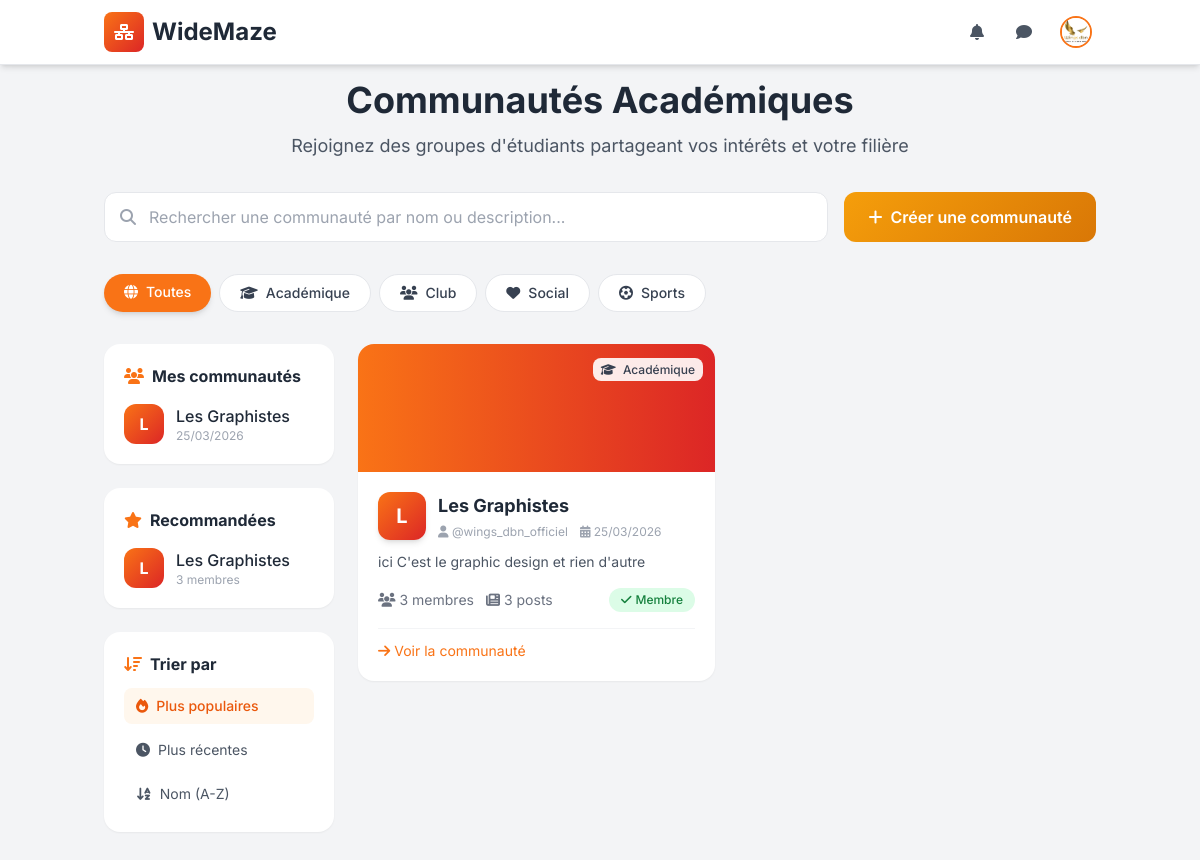
Screenshot of /communautes.php (signed in) with the database file from the repository.
### tables this page shows
CREATE TABLE IF NOT EXISTS `communautes` (
  `id_communaute` int UNSIGNED NOT NULL AUTO_INCREMENT,
  `nom` varchar(100) NOT NULL,
  `description` text,
  `image_couverture` varchar(255) DEFAULT NULL,
  `categorie` enum('Academic','Club','Social','Sports','Arts','Tech','Career') DEFAULT 'Academic',
  `id_createur` int UNSIGNED NOT NULL,
  `is_active` tinyint(1) DEFAULT '1',
  `date_creation` datetime DEFAULT CURRENT_TIMESTAMP,
  `created_at` timestamp NULL DEFAULT CURRENT_TIMESTAMP,
  `updated_at` timestamp NULL DEFAULT CURRENT_TIMESTAMP ON UPDATE CURRENT_TIMESTAMP,
  PRIMARY KEY (`id_communaute`),
  KEY `idx_categorie` (`categorie`),
  KEY `id_createur` (`id_createur`),
  KEY `idx_active` (`is_active`)
);

CREATE TABLE IF NOT EXISTS `utilisateurs` (
  `id` int UNSIGNED NOT NULL AUTO_INCREMENT,
  `surnom` varchar(30) NOT NULL,
  `email` varchar(100) NOT NULL,
  `motdepasse` varchar(255) NOT NULL,
  `prenom` varchar(20) NOT NULL,
  `nom` varchar(20) NOT NULL,
  `avatar` varchar(255) DEFAULT 'default-avatar.png',
  `cover_image` varchar(255) DEFAULT NULL,
  `bio` text,
  `posts_count` int DEFAULT '0',
  `friends_count` int DEFAULT '0',
  `universite` varchar(100) DEFAULT NULL,
  `faculte` varchar(100) DEFAULT NULL,
  `niveau_etude` varchar(50) DEFAULT NULL,
  `profession` varchar(50) DEFAULT 'Etudiant',
  `nationalite` varchar(50) DEFAULT NULL,
  `telephone` varchar(20) DEFAULT NULL,
  `datedenaissance` date DEFAULT NULL,
  `sexe` enum('Masculin','Feminin','Autre') DEFAULT 'Masculin',
  `role` enum('etudiant','professeur','admin') DEFAULT 'etudiant',
  `status` enum('Online','Offline','Away') DEFAULT 'Offline',
  `is_active` tinyint(1) DEFAULT '1',
  `is_verified` tinyint(1) DEFAULT '0',
  `failed_login_attempts` int UNSIGNED DEFAULT '0',
  `locked_until` datetime DEFAULT NULL,
  `remember_token` varchar(64) DEFAULT NULL,
  `remember_expires` datetime DEFAULT NULL,
  `last_ip` varchar(45) DEFAULT NULL,
  `last_activity` datetime DEFAULT NULL,
  `dateinscription` datetime DEFAULT CURRENT_TIMESTAMP,
  `dateconnexion` datetime DEFAULT NULL,
  `two_factor_secret` varchar(255) DEFAULT NULL,
  `created_at` timestamp NULL DEFAULT CURRENT_TIMESTAMP,
  `updated_at` timestamp NULL DEFAULT CURRENT_TIMESTAMP ON UPDATE CURRENT_TIMESTAMP,
  PRIMARY KEY (`id`),
  UNIQUE KEY `email` (`email`),
  UNIQUE KEY `surnom` (`surnom`),
  KEY `idx_email` (`email`),
  KEY `idx_role` (`role`),
  KEY `idx_universite` (`universite`),
  KEY `idx_nationalite` (`nationalite`),
  KEY `idx_status` (`status`),
  KEY `idx_is_active` (`is_active`)
);

### communautes.php (the view, shortened to what the rows shown need)
<?php
require_once 'config.php';
$userId = $_SESSION['user_id'];
$page = max(1, intval($_GET['page'] ?? 1));
$limit = 12;
$offset = ($page - 1) * $limit;
$sort = $_GET['sort'] ?? 'popular';
$search = trim($_GET['search'] ?? '');
$communities = [];
try {
    $sql = "
        SELECT c.*, u.surnom as creator_name, u.avatar as creator_avatar,
               (SELECT COUNT(*) FROM communaute_membres WHERE id_communaute = c.id_communaute) as member_count,
               (SELECT COUNT(*) FROM posts WHERE id_communaute = c.id_communaute) as posts_count,
               (SELECT EXISTS(SELECT 1 FROM communaute_membres WHERE id_communaute = c.id_communaute AND id_utilisateur = ?)) as is_member,
               (SELECT created_at FROM communaute_membres WHERE id_communaute = c.id_communaute AND id_utilisateur = ?) as joined_at
        FROM communautes c
        JOIN utilisateurs u ON c.id_createur = u.id
        WHERE c.is_active = 1
    ";
    $params = [$userId, $userId];
    switch ($sort) {
        case 'popular':
        default:
            $sql .= " ORDER BY member_count DESC";
            break;
    }
    $sql .= " LIMIT ? OFFSET ?";
    $params[] = $limit;
    $params[] = $offset;
    $stmt = $pdo->prepare($sql);
    $stmt->execute($params);
    $communities = $stmt->fetchAll();
} catch (PDOException $e) {
    error_log("Erreur récupération communautés: " . $e->getMessage());
}
$recommendedCommunities = [];
try {
    $stmt = $pdo->prepare("
        SELECT c.*, u.surnom as creator_name,
               (SELECT COUNT(*) FROM communaute_membres WHERE id_communaute = c.id_communaute) as member_count,
               EXISTS(SELECT 1 FROM communaute_membres WHERE id_communaute = c.id_communaute AND id_utilisateur = ?) as is_member
        FROM communautes c
        JOIN utilisateurs u ON c.id_createur = u.id
        WHERE c.is_active = 1
        ORDER BY member_count DESC
        LIMIT 5
    ");
    $stmt->execute([$userId]);
    $recommendedCommunities = $stmt->fetchAll();
} catch (PDOException $e) {
    error_log("Erreur recommandations: " . $e->getMessage());
}
$myCommunities = [];
try {
    $stmt = $pdo->prepare("
        SELECT c.*, u.surnom as creator_name,
               (SELECT COUNT(*) FROM communaute_membres WHERE id_communaute = c.id_communaute) as member_count,
               cm.created_at as joined_at
        FROM communaute_membres cm
        JOIN communautes c ON cm.id_communaute = c.id_communaute
        JOIN utilisateurs u ON c.id_createur = u.id
        WHERE cm.id_utilisateur = ? AND c.is_active = 1
        ORDER BY cm.created_at DESC
        LIMIT 5
    ");
    $stmt->execute([$userId]);
    $myCommunities = $stmt->fetchAll();
} catch (PDOException $e) {
    error_log("Erreur mes communautés: " . $e->getMessage());
}
$categories = [
    'all' => ['name' => 'Toutes', 'icon' => 'globe', 'color' => 'gray'],
    'Academic' => ['name' => 'Académique', 'icon' => 'graduation-cap', 'color' => 'blue'],
    'Club' => ['name' => 'Club', 'icon' => 'users', 'color' => 'green'],
    'Social' => ['name' => 'Social', 'icon' => 'heart', 'color' => 'pink'],
    'Sports' => ['name' => 'Sports', 'icon' => 'futbol', 'color' => 'orange']
];
?>
<!DOCTYPE html>
<html lang="fr">
<head>
    <script src="https://cdn.tailwindcss.com"></script>
    <link rel="stylesheet" href="https://cdnjs.cloudflare.com/ajax/libs/font-awesome/6.4.0/css/all.min.css">
</head>
<body class="bg-gray-100">
    <div class="container mx-auto pt-20 pb-8 px-4">
        <div class="text-center mb-8">
            <h1 class="text-4xl font-bold text-gray-800 mb-3">Communautés Académiques</h1>
        </div>
        <div class="grid lg:grid-cols-4 gap-6">
            <div class="lg:col-span-1 space-y-6">
                <?php if (!empty($myCommunities)): ?>
                <div class="bg-white rounded-2xl shadow-sm p-5">
                    <div class="space-y-3">
                        <?php foreach ($myCommunities as $community): ?>
                        <div class="flex items-center gap-3">
                            <div class="w-10 h-10 bg-gradient-to-br from-orange-500 to-red-600 rounded-xl flex items-center justify-center text-white font-bold">
                                <?= strtoupper(substr($community['nom'], 0, 1)) ?>
                            </div>
                            <div class="flex-1 min-w-0">
                                <a href="communaute.php?id=<?= $community['id_communaute'] ?>" class="font-medium text-gray-800 hover:text-orange-500 truncate block">
                                    <?= htmlspecialchars($community['nom']) ?>
                                </a>
                                <p class="text-xs text-gray-400"><?= date('d/m/Y', strtotime($community['joined_at'])) ?></p>
                            </div>
                        </div>
                        <?php endforeach; ?>
                    </div>
                </div>
                <?php endif; ?>
                <div class="bg-white rounded-2xl shadow-sm p-5">
                    <div class="space-y-3">
                        <?php foreach ($recommendedCommunities as $community): ?>
                        <div class="flex items-center gap-3">
                            <div class="w-10 h-10 bg-gradient-to-br from-orange-500 to-red-600 rounded-xl flex items-center justify-center text-white font-bold">
                                <?= strtoupper(substr($community['nom'], 0, 1)) ?>
                            </div>
                            <div class="flex-1 min-w-0">
                                <a href="communaute.php?id=<?= $community['id_communaute'] ?>" class="font-medium text-gray-800 hover:text-orange-500 truncate block">
                                    <?= htmlspecialchars($community['nom']) ?>
                                </a>
                                <p class="text-xs text-gray-400"><?= number_format($community['member_count']) ?> membres</p>
                            </div>
                        </div>
                        <?php endforeach; ?>
                    </div>
                </div>
            </div>
            <div class="lg:col-span-3">
                <?php if (empty($communities)): ?>
                <div class="bg-white rounded-2xl shadow-sm p-12 text-center">
                    <div class="w-24 h-24 bg-gray-100 rounded-full flex items-center justify-center mx-auto mb-4">
                        <i class="fas fa-users-slash text-4xl text-gray-300"></i>
                    </div>
                    <h3 class="text-xl font-bold text-gray-700 mb-2">Aucune communauté trouvée</h3>
                    <p class="text-gray-500 mb-6"><?= !empty($search) ? "Aucune communauté ne correspond à \"$search\"" : "Aucune communauté n'a encore été créée" ?></p>
                    <button onclick="openCreateModal()" class="bg-orange-500 text-white px-6 py-2 rounded-xl hover:bg-orange-600 transition-colors">
                        <i class="fas fa-plus mr-2"></i>Créer la première communauté
                    </button>
                </div>
                <?php else: ?>
                <div class="grid md:grid-cols-2 gap-6">
                    <?php foreach ($communities as $community): ?>
                    <div class="community-card bg-white rounded-2xl shadow-sm overflow-hidden hover:shadow-xl transition-all animate-fade-in">
                        <div class="h-32 bg-gradient-to-r from-orange-500 to-red-600 relative">
                            <div class="absolute top-3 right-3">
                                <span class="px-2 py-1 bg-white/90 backdrop-blur-sm rounded-lg text-xs font-medium text-gray-700">
                                    <i class="fas fa-<?= $categories[$community['categorie']]['icon'] ?? 'tag' ?> mr-1"></i>
                                    <?= $categories[$community['categorie']]['name'] ?? $community['categorie'] ?>
                                </span>
                            </div>
                        </div>
                        <div class="p-5">
                            <div class="flex items-start gap-3 mb-3">
                                <div class="w-12 h-12 bg-gradient-to-br from-orange-500 to-red-600 rounded-xl flex items-center justify-center text-white text-xl font-bold shadow-md flex-shrink-0">
                                    <?= strtoupper(substr($community['nom'], 0, 1)) ?>
                                </div>
                                <div class="flex-1 min-w-0">
                                    <a href="communaute.php?id=<?= $community['id_communaute'] ?>"
                                       class="text-lg font-bold text-gray-800 hover:text-orange-500 transition-colors truncate block">
                                        <?= htmlspecialchars($community['nom']) ?>
                                    </a>
                                    <div class="flex items-center gap-3 text-xs text-gray-400 mt-1">
                                        <span><i class="fas fa-user"></i> @<?= htmlspecialchars($community['creator_name']) ?></span>
                                        <span><i class="fas fa-calendar-alt"></i> <?= date('d/m/Y', strtotime($community['date_creation'])) ?></span>
                                    </div>
                                </div>
                            </div>
                            <p class="text-gray-600 text-sm mb-4 line-clamp-2">
                                <?= htmlspecialchars($community['description'] ?? 'Aucune description') ?>
                            </p>
                            <div class="flex items-center justify-between mb-4">
                                <div class="flex items-center gap-3 text-sm">
                                    <span class="flex items-center gap-1 text-gray-500">
                                        <i class="fas fa-users"></i>
                                        <?= number_format($community['member_count']) ?> membres
                                    </span>
                                    <span class="flex items-center gap-1 text-gray-500">
                                        <i class="fas fa-newspaper"></i>
                                        <?= number_format($community['posts_count'] ?? 0) ?> posts
                                    </span>
                                </div>
                                <?php if ($community['is_member']): ?>
                                <span class="bg-green-100 text-green-700 px-3 py-1 rounded-full text-xs font-medium">
                                    <i class="fas fa-check mr-1"></i>Membre
                                </span>
                                <?php endif; ?>
                            </div>
                            <?php if ($community['is_member']): ?>
                            <div class="border-t border-gray-100 pt-3 mt-2">
                                <a href="communaute.php?id=<?= $community['id_communaute'] ?>"
                                   class="text-orange-500 text-sm hover:text-orange-600 flex items-center gap-1">
                                    <i class="fas fa-arrow-right"></i>
                                    <span>Voir la communauté</span>
                                </a>
                            </div>
                            <?php endif; ?>
                        </div>
                    </div>
                    <?php endforeach; ?>
                </div>
                <?php endif; ?>
            </div>
        </div>
    </div>
</body>
</html>

### rows the page displays
communautes: nom "L", nom "Les Graphistes", joined_at "25/03/2026", member_count "3", categorie "Académique", id_createur.surnom "wings_dbn_officiel", date_creation "25/03/2026", description "ici C'est le graphic design et rien d'autre", posts_count "3"

### other values shown
$cat['name'] "Toutes"
$cat['name'] "Académique"
$cat['name'] "Club"
$cat['name'] "Social"
$cat['name'] "Sports"
